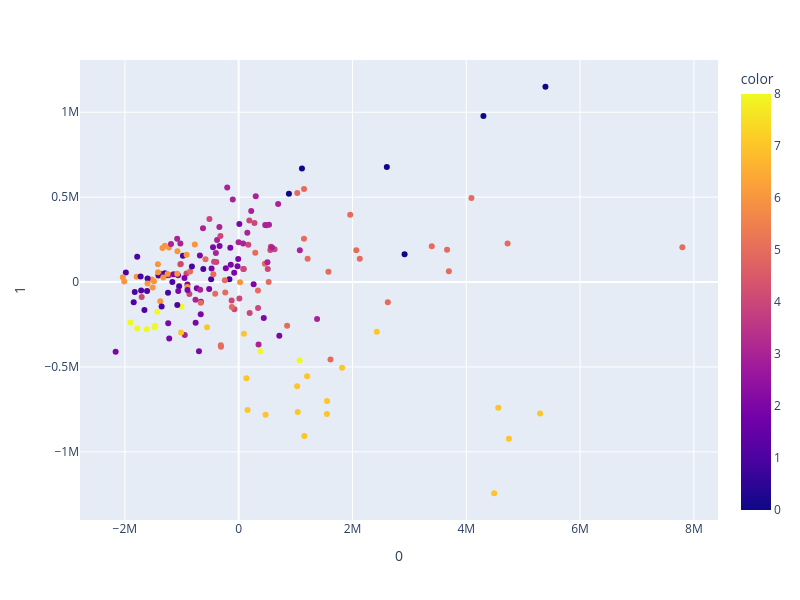

Source (notebook cell):
### Code cell
import plotly.express as px
from sklearn.decomposition import PCA

# Assuming count_matrix_raw is the data matrix you are using for PCA
# And m is a categorical variable you want to use for coloring the scatter plot
pca = PCA(n_components=2)

# Fit the PCA and transform the data
components = pca.fit_transform(count_matrix_raw.T)

# Create the scatter plot with discrete coloring for the categories in m
fig = px.scatter(components, x=0, y=1, color=m)

# Set custom width and height
fig.update_layout(
    width=800,  # Adjust width as needed
    height=600  # Adjust height as needed
)

# Save the plot to an HTML file
#fig.write_html("pca_batch(filtered_ad_non_ad_mrn_batch_corrected).html")

# Show the plot
fig.show()

### Figure 1 — Plotly figure (JSON) as saved in the notebook; plotly's stock layout.template omitted (floating-point values rounded to 4 significant figures; data arrays with more than 128 entries replaced by an {"elided": "..."} marker saying what was removed)
{"data": [{"hovertemplate": "0=%{x}<br>1=%{y}<br>color=%{marker.color}<extra></extra>", "legendgroup": "", "marker": {"color": {"elided": "188 int values"}, "coloraxis": "coloraxis", "symbol": "circle"}, "mode": "markers", "name": "", "orientation": "v", "showlegend": false, "type": "scatter", "x": {"elided": "188 float values"}, "xaxis": "x", "y": {"elided": "188 float values"}, "yaxis": "y"}], "layout": {"coloraxis": {"colorbar": {"title": {"text": "color"}}, "colorscale": [[0, "#0d0887"], [0.1111, "#46039f"], [0.2222, "#7201a8"], [0.3333, "#9c179e"], [0.4444, "#bd3786"], [0.5556, "#d8576b"], [0.6667, "#ed7953"], [0.7778, "#fb9f3a"], [0.8889, "#fdca26"], [1, "#f0f921"]]}, "height": 600, "legend": {"tracegroupgap": 0}, "margin": {"t": 60}, "width": 800, "xaxis": {"anchor": "y", "autorange": true, "domain": [0, 1], "range": [-2788000.0, 8423000.0], "title": {"text": "0"}, "type": "linear"}, "yaxis": {"anchor": "x", "autorange": true, "domain": [0, 1], "range": [-1401000.0, 1308000.0], "title": {"text": "1"}, "type": "linear"}}}
